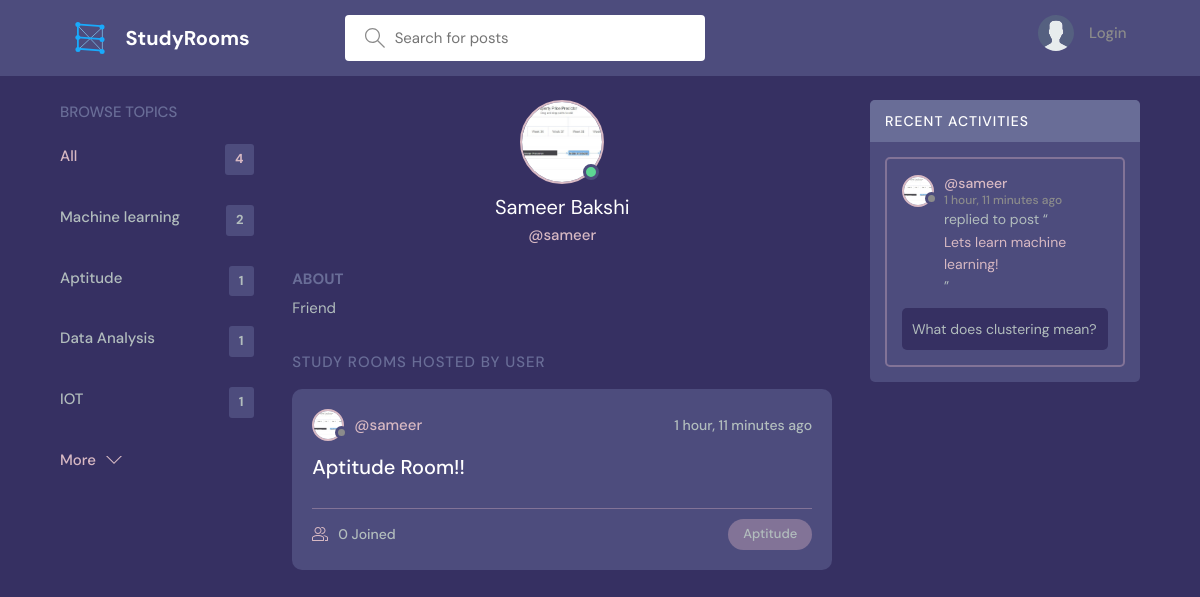
The app's page /profile/2/ with its own data.
### base/models.py (models this page shows, shortened)
class Topic(models.Model):
    name = models.CharField(max_length=200)

class User(AbstractUser):
    name = models.CharField(max_length=200, null=True)
    email = models.EmailField(unique=True, null=True)
    bio = models.TextField(null=True)
    avatar = models.ImageField(null=True, default="avatar.svg")
    USERNAME_FIELD = 'email'
    REQUIRED_FIELDS = []

class Room(models.Model):
    host = models.ForeignKey(User, on_delete=models.SET_NULL, null=True)
    topic = models.ForeignKey(Topic, on_delete=models.SET_NULL, null=True)
    name = models.CharField(max_length=200)
    description = models.TextField(null=True, blank=True)
    participants = models.ManyToManyField(
        User, related_name='participants', blank=True)
    updated = models.DateTimeField(auto_now=True)
    created = models.DateTimeField(auto_now_add=True)
    class Meta:
        ordering = ['-updated', '-created']
    def __str__(self):
        return self.name

class Message(models.Model):
    user = models.ForeignKey(User, on_delete=models.CASCADE)
    room = models.ForeignKey(Room, on_delete=models.CASCADE)
    body = models.TextField()
    updated = models.DateTimeField(auto_now=True)
    created = models.DateTimeField(auto_now_add=True)
    class Meta:
        ordering = ['-updated', '-created']

### base/views.py (the view)
# urls.py: path('profile/<str:pk>/', views.userProfile, name="user-profile"),
def userProfile(request, pk):
    user = User.objects.get(id=pk)
    rooms = user.room_set.all()
    room_messages = user.message_set.all()
    topics = Topic.objects.all()
    context = {'user': user, 'rooms': rooms,
               'room_messages': room_messages, 'topics': topics}
    return render(request, 'base/profile.html', context)

### base/templates/base/profile.html (shortened to what this page needs)
{% extends 'main.html' %}
{% block content %}
<main class="profile-page layout layout--3">
  <div class="container">
    {% include 'base/topics_component.html' %}
    <div class="roomList">
      <div class="profile">
        <div class="profile__avatar">
          <div class="avatar avatar--large active">
            <img src="{{user.avatar.url}}" />
          </div>
        </div>
        <div class="profile__info">
          <h3>{{user.name}}</h3>
          <p>@{{user.username}}</p>
        </div>
        <div class="profile__about">
          <h3>About</h3>
          <p>
            {{user.bio}}
          </p>
        </div>
      </div>
      <div class="roomList__header">
        <div>
          <h2>Study Rooms Hosted by User</a>
          </h2>
        </div>
      </div>
      {% include 'base/feed_component.html' %}
    </div>
    {% include 'base/activity_component.html' %}
  </div>
</main>
{% endblock content %}

### templates/main.html (shortened to what this page needs)
<!DOCTYPE html>
{% load static %}
<html lang="en">
<head>
    <link rel="stylesheet" href="{% static 'styles/style.css' %}" />
</head>
<body>
    {% include 'navbar.html' %}
    {% block content %}
    {% endblock %}
</body>
</html>

### templates/navbar.html (shortened to what this page needs)
{% load static %}
<header class="header header--loggedIn">
    <div class="container">
        <a href="{% url 'home' %}" class="header__logo">
            <img src="{% static 'images/logo.svg' %}" />
            <h1>StudyRooms</h1>
        </a>
        <form class="header__search" method="GET" action="{% url 'home' %}">
            <label>
                <input name="q" placeholder="Search for posts" />
            </label>
        </form>
        <nav class="header__menu">
            {% if request.user.is_authenticated %}
            <div class="header__user">
                <a href="{% url 'update-user' %}">
                    <div class="avatar avatar--medium active">
                        <img src="{{request.user.avatar.url}}" />
                    </div>
                    <p>{{request.user.username}} <span>@{{request.user.username}}</span></p>
                </a>
                <button class="dropdown-button">
                    <svg version="1.1" xmlns="http://www.w3.org/2000/svg" width="32" height="32" viewBox="0 0 32 32">
                        <title>chevron-down</title>
                        <path d="M16 21l-13-13h-3l16 16 16-16h-3l-13 13z"></path>
                    </svg>
                </button>
            </div>
            {% else %}
            <a href="{% url 'login' %}">
                <img src="{% static 'images/avatar.svg' %}" />
                <p>Login</p>
            </a>
            {% endif %}
        </nav>
    </div>
</header>

### base/templates/base/topics_component.html
<div class="topics">
    <div class="topics__header">
        <h2>Browse Topics</h2>
    </div>
    <ul class="topics__list">
        <li>
            <a href="{% url 'home' %}" class="active">All <span>{{topics.count}}</span></a>
        </li>
        {% for topic in topics %}
        <li>
            <a href="{% url 'home' %}?q={{topic.name}}">{{topic.name}}<span>{{topic.room_set.all.count}}</span></a>
        </li>
        {% endfor %}
    </ul>
    <a class="btn btn--link" href="{% url 'topics' %}">
        More
        <svg version="1.1" xmlns="http://www.w3.org/2000/svg" width="32" height="32" viewBox="0 0 32 32">
            <title>chevron-down</title>
            <path d="M16 21l-13-13h-3l16 16 16-16h-3l-13 13z"></path>
        </svg>
    </a>
</div>

### base/templates/base/feed_component.html (shortened to what this page needs)
{% for room in rooms %}
<div class="roomListRoom">
    <div class="roomListRoom__header">
        <a href="{% url 'user-profile' room.host.id %}" class="roomListRoom__author">
            <div class="avatar avatar--small">
                <img src="{{room.host.avatar.url}}" />
            </div>
            <span>@{{room.host.username}}</span>
        </a>
        <div class="roomListRoom__actions">
            <span>{{room.created|timesince}} ago</span>
        </div>
    </div>
    <div class="roomListRoom__content">
        <a href="{% url 'room' room.id %}">{{room.name}}</a>
    </div>
    <div class="roomListRoom__meta">
        <a href="{% url 'room' room.id %}" class="roomListRoom__joined">
            {{room.participants.all.count}} Joined
        </a>
        <p class="roomListRoom__topic">{{room.topic.name}}</p>
    </div>
</div>
{% endfor %}

### base/templates/base/activity_component.html (shortened to what this page needs)
<div class="activities">
    <div class="activities__header">
        <h2>Recent Activities</h2>
    </div>
    {% for message in room_messages %}
    <div class="activities__box">
        <div class="activities__boxHeader roomListRoom__header">
            <a href="{% url 'user-profile' message.user.id %}" class="roomListRoom__author">
                <div class="avatar avatar--small">
                    <img src="{{message.user.avatar.url}}" />
                </div>
                <p>
                    @{{message.user.username}}
                    <span>{{message.created|timesince}} ago</span>
                </p>
            </a>
        </div>
        <div class="activities__boxContent">
            <p>replied to post “<a href="{% url 'room' message.room.id %}">{{message.room}}</a>”</p>
            <div class="activities__boxRoomContent">{{message.body}}</div>
        </div>
    </div>
    {% endfor %}
</div>

### records on screen
Topic: name "Machine learning", room_set.all.count "2"
Topic: name "Aptitude", room_set.all.count "1"
Topic: name "Data Analysis", room_set.all.count "1"
Topic: name "IOT", room_set.all.count "1"
User: avatar (picture), name "Sameer Bakshi", username "sameer", bio "Friend"
Room: host.avatar (picture), host.username "sameer", created "1 hour, 11 minutes", name "Aptitude Room!!", participants.all.count "0", topic.name "Aptitude"
Message: user.avatar (picture), user.username "sameer", created "1 hour, 11 minutes", room "Lets learn machine learning!", body "What does clustering mean?"

### other values on screen
{{ topics.count }} "4"
